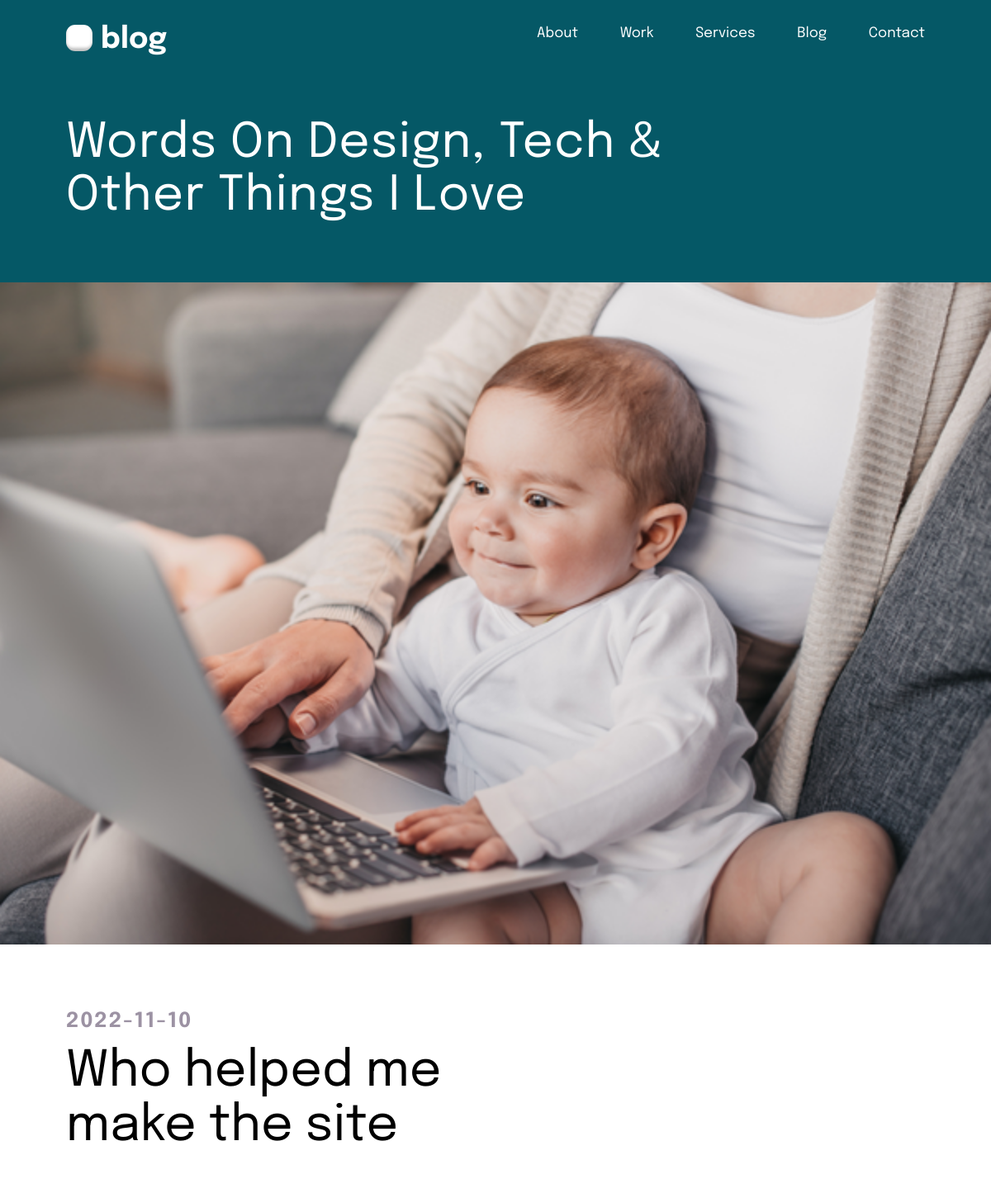
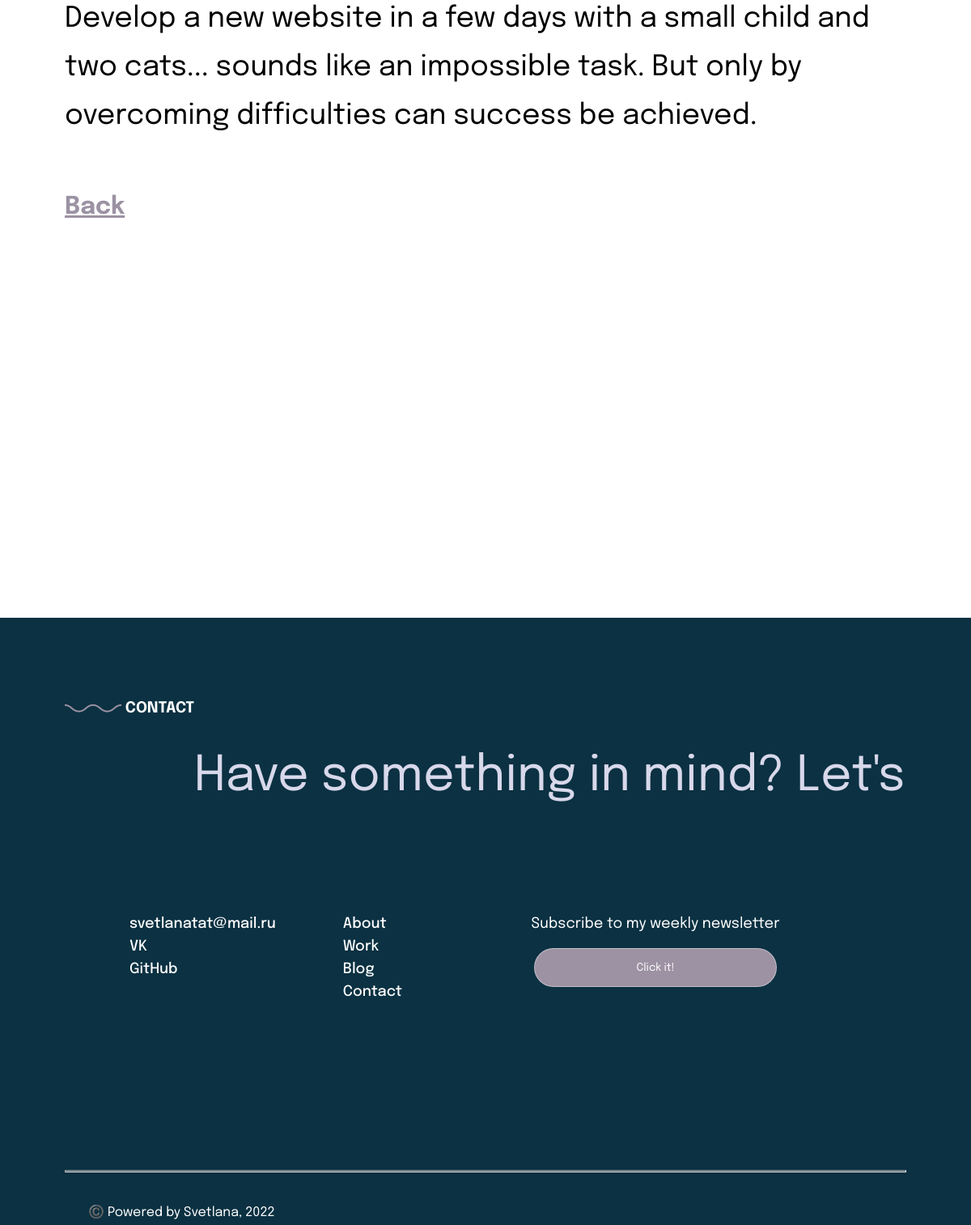
Screenshot of /news_4.php with the database file from the repository (2 pictures, top to bottom).
### tables this page shows
CREATE TABLE `news` (
  `id` int(11) NOT NULL,
  `title` varchar(100) NOT NULL,
  `description` text NOT NULL,
  `image_url` text NOT NULL,
  `text` text NOT NULL,
  `created_at` date NOT NULL,
  `updated_at` date NOT NULL,
  `user_id` int(11) NOT NULL
);

### news_4.php (the view, shortened to what this page needs)
<!DOCTYPE html>
<html lang="ru">
<head>
  <link rel="stylesheet" href="assets/CSS/styles_news_1.css">
</head>
<body>
  <header>
    <div class="header-navigation">
      <div class="header-h1">
        <img class="header-h1-image" src="./assets/images/Vector header.png">
        <h1>blog</h1>
      </div>
      <nav class="nav-container">
        <ul class="nav-list">
          <li class="nav-li-item"><a href="#About-section">About</a></li>
          <li class="nav-li-item"><a href="#Work-section">Work</a></li>
          <li class="nav-li-item"><a href="#services-sec">Services</a></li>
          <li class="nav-li-item"><a href="#Blog-section">Blog</a></li>
          <li class="nav-li-item"><a href="#footer">Contact</a></li>
        </ul>
      </nav>
    </div>
    <div class="header-content">
        <h1 class="header-h1-text">Words On Design, Tech & Other Things I Love</h1>
    </div>
  </header>
  <main>
    <section id="Blog-section">
    <?php
    $dbConnect = mysqli_connect("localhost", "root", "", "altshu_final_project");
    $query = mysqli_query($dbConnect, "SELECT * FROM news WHERE id = 4");
    $row = mysqli_fetch_array($query);
    echo '<img class="blog-news-images" src="' . $row['image_url'].'" alt="image">
      <div class="blog-section">
        <div class="blog">
          <article id="Blog">
            <div class="blog-articles">
              <article class="blog-news-articles">
                <div class="blog-news-articles-data">
                  <h5 class="blog-news-h5">' . $row['created_at'] . '</h5>
                  <h6 class="blog-news-h6">' . $row['title'] . '</h6>
                  <p class="blog-news-p">' . $row['text'] . '</p>
                </div>
              </article>
              <a href="index.php#yakor_add" class="blog-news-articles__link"> Back </a>
            </div>
          </article>
        </div>
      </div>
'; ?>
      <footer id="footer">
        <div class="footer">
          <div class="footer-content">
            <div class="footer-nav-item">
              <h3>
                <img src="./assets/images/Vector_wave.png">
                CONTACT
              </h3>
            </div>
            <div class="footer-running-string">
              <p class="footer-running-string-content">
                Have something in mind?  Let's connect.  Have something in mind?  Let's connect.  Have something in mind?  Let's connect.  Have something in mind?  Let's connect.  Have something in mind?  Let's connect.
              </p>
            </div>
            <div class="footer-links">
              <div>
                <p>
                  <a class="footer-mail" href="mailto:svetlanatat@mail.ru">svetlanatat@mail.ru</a><br>
                  <a class="footer-mail" href="https://m.vk.com/id409238">VK</a><br>
                  <a class="footer-mail" href="https://github.com/Svetlashkin?tab=repositories">GitHub</a>
                </p>
              </div>
              <div>
                <nav>
                  <ul id="footer-nav">
                    <li><a class="footer-navigation" href="#about">About</a></li>
                    <li><a class="footer-navigation" href="#work">Work</a></li>
                    <li><a class="footer-navigation" href="#blog">Blog</a></li>
                    <li><a class="footer-navigation" href="#contact">Contact</a></li>
                  </ul>
                </nav>
              </div>
              <div class="footer-subscribe">
                <p>Subscribe to my weekly newsletter</p>
                <div class="footer-subscibtion__input-group">
                  <button class="footer-subscibtion__button" type="submit" onclick="showModalWin()">Click it!</button>
                </div>
              </div>
            </div>
          </div>
          <div>
            <hr class="footer-line">
            <div class="footer-cb">
              <p class="footer-cb-text">
                ©️ Powered by Svetlana, 2022
              </p>
            </div>
          </div>
        </div>
      </footer>
    </section>
</body>
</html>

### assets/CSS/styles_news_1.css (style rules this page uses)
* { font-family: 'Epilogue', sans-serif; margin: 0; padding: 0; }
header { background-color: #055866; max-width: 1440px; min-height: 283px; padding-top: 10px; margin: 0 auto; }
.header-navigation { display: flex; flex-direction: row; justify-content: space-between; height: 32px; max-width: 100vw; margin: 20px 80px; }
.header-content { background: #055866; min-height: 200px; max-width: 1280px; margin: 80px 80px 0px 80px; display: flex; flex-direction: row; justify-content: space-between; width: -webkit-fill-available; }
.header-h1 { background: #055866; width: max-content; font-weight: 500; font-size: 18px; color: #FFFFFF; display: flex; flex-direction: row; }
.header-h1-image { height: 32px; width: 32px; border-radius: 11px; font-family: 'Roboto Mono', sans-serif; margin-right: 10px; }
.header-h1-text { font-style: normal; color: #FFFFFF; font-size: 58px; font-weight: 400; line-height: 64px; letter-spacing: 1.2px; text-align: left; width: 70%; }
.nav-container { height: 100%; display: flex; align-items: flex-start; }
.nav-list { width: 470px; display: flex; flex-direction: row; justify-content: space-between; align-items: center; list-style: none; }
.nav-li-item a { font-style: normal; font-weight: 400; font-size: 17px; line-height: 22px; color: #FFFFFF; text-decoration: none; }
.blog-section { max-width: 1440px; margin: 0 auto; width: -webkit-fill-available; }
.blog { max-width: 1280px; margin: 20px 80px; }
.blog-articles { display: flex; flex-direction: column; max-width: 100vw; min-height: 960px; margin-top: 80px; }
.blog-news-images { width: 100%; background-color: #D9D9D9; }
.blog-news-articles-data { min-height: 240px; width: 100%; }
.blog-news-h5 { font-weight: 700; font-size: 25px; line-height: 19px; letter-spacing: 2px; text-transform: uppercase; color: #9C92A3; }
.blog-news-h6 { width: 60%; margin-top: 19px; font-weight: 400; font-size: 60px; line-height: 66px; color: #000000; }
.blog-news-p { margin-top: 40px; font-weight: 400; font-size: 35px; line-height: 60px; color: #000000; }
.footer { max-width: 1440px; height: 750px; background-color: #0B3142; color: #FFFFFF; margin: 0 auto; }
.footer-content { height: 582px; max-width: 1280px; padding-top: 100px; margin-left: 80px; margin-right: 80px; }
.footer-nav-item { height: 10px; padding-bottom: 30px; display: flex; flex-direction: row; justify-content: space-between; font-weight: 700; font-size: 16px; line-height: 24px; }
.footer-running-string-content { color: #D8D8EB; padding: 24px 80px; font-size: 60px; line-height: 66px; width: 100%; white-space: nowrap; animation: footer-running-string 4.5s infinite linear; margin-inline-start: 80px; }
.footer-running-string { display: flex; align-items: center; background: #0B3142; overflow: hidden; }
.footer-running-string-content:after { content: "Have something in mind? Let's connect. Have something in mind? Let's connect. Have something in mind? Let's connect. Have something in mind? Let's connect. Have something in mind? Let's connect."; margin-inline-start: 80px; }
.footer-links { margin: 110px 80px; display: flex; flex-direction: row; justify-content: space-between; }
.footer-mail { font-weight: 500; font-size: 18px; line-height: 28px; color: #FFFFFF; text-decoration: none; }
.footer-navigation { font-weight: 500; font-size: 18px; line-height: 28px; color: #FFFFFF; text-decoration: none; }
#footer-nav { list-style-type: none; }
.footer-subscribe { height: 91px; width: 460px; font-weight: 400; font-size: 18px; line-height: 28px; display: flex; flex-direction: column; align-items: center; }
.footer-subscibtion__input-group { display: flex; flex-direction: row; justify-content: center; margin-top: 16px; }
.footer-subscibtion__button { height: 48px; width: 300px; border-radius: 24px; background: #9C92A3; border: 1px solid #fff6; color: #FFFFFF; }
.footer-line { margin: 0px 80px; height: 1px; max-width: 100%; top: 274px; background: #FFFFFF33; }
.footer-cb { height: 24px; width: 403px; margin: 38px 1220px 58px 109px; }
.footer-cb-text { font-weight: 400; font-size: 16px; line-height: 24px; color: #FFFFFF; }
.blog-news-articles__link { font-weight: 700; font-size: 30px; line-height: 25px; color: #9C92A3; margin-top: 70px; }

### rows the page displays
news: image_url (picture), created_at "2022-11-10", title "Who helped me make the site", text "Develop a new website in a few days with a small child and two cats... sounds like an impossible task. But only by overcoming difficulties can success be achieved."
